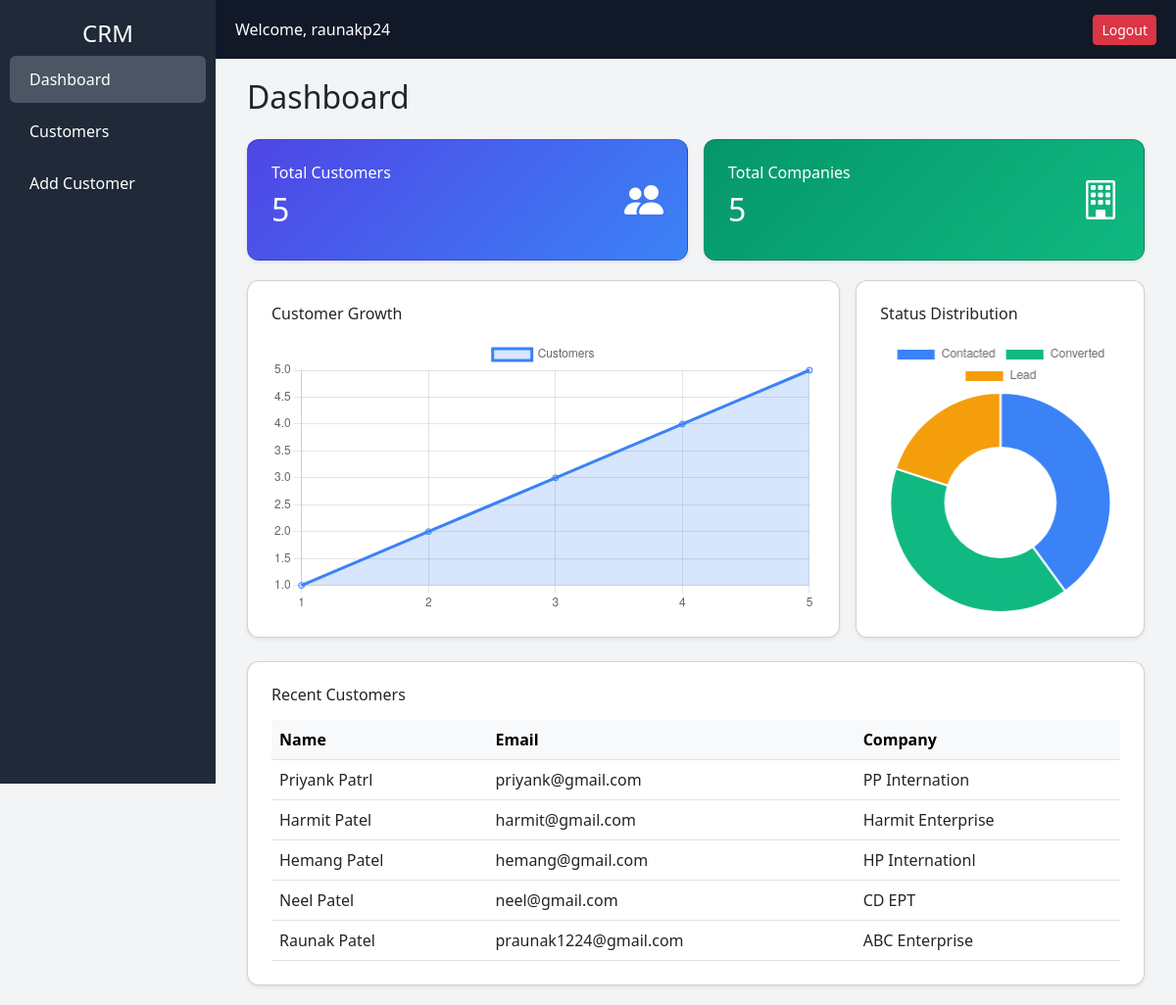
The page /dashboard (signed in) on the database as committed earlier.
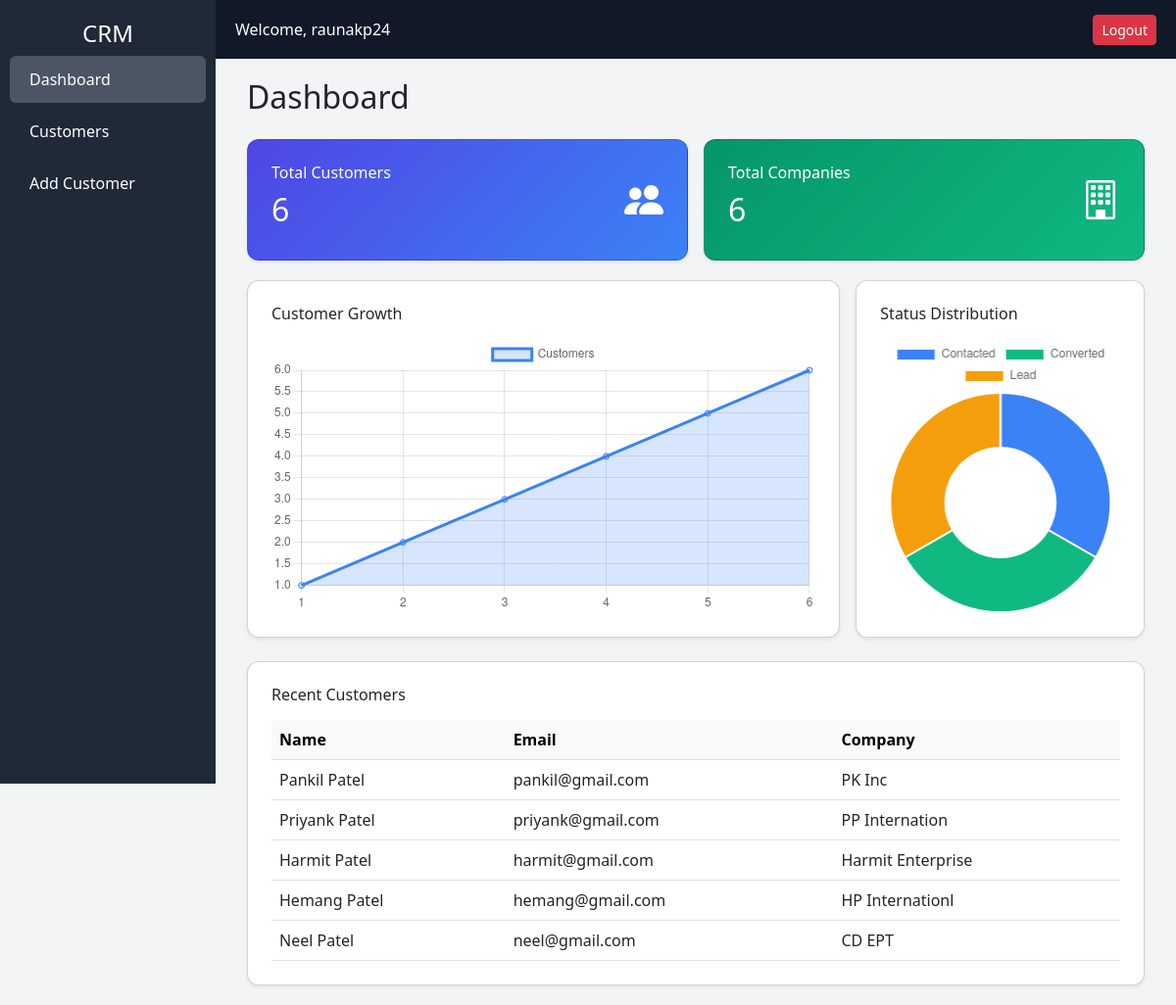
The same page on the database as committed later.
### tables this page shows
CREATE TABLE customers (
            id INTEGER PRIMARY KEY AUTOINCREMENT,
            name TEXT,
            email TEXT,
            phone TEXT,
            company TEXT,
            notes TEXT,
            status TEXT
        );

### app.py (the view)
@app.route('/dashboard')
@login_required
def dashboard():
    conn = get_db_connection()
    total_customers = conn.execute('SELECT COUNT(*) FROM customers').fetchone()[0]
    total_companies = conn.execute(
        'SELECT COUNT(DISTINCT company) FROM customers'
    ).fetchone()[0]
    status_data = conn.execute('''
        SELECT status, COUNT(*) as count
        FROM customers
        GROUP BY status
    ''').fetchall()
    status_labels = [row['status'] for row in status_data]
    status_counts = [row['count'] for row in status_data]
    all_customers = conn.execute(
        'SELECT id FROM customers ORDER BY id ASC'
    ).fetchall()
    growth_labels = list(range(1, len(all_customers) + 1))
    growth_data = growth_labels
    recent_customers = conn.execute(
        'SELECT * FROM customers ORDER BY id DESC LIMIT 5'
    ).fetchall()
    conn.close()
    return render_template(
        'dashboard.html',
        total_customers=total_customers,
        total_companies=total_companies,
        status_labels=status_labels,
        status_counts=status_counts,
        growth_labels=growth_labels,
        growth_data=growth_data,
        recent_customers=recent_customers
    )

### app.py (called while the page is built)
def login_required(f):
    @wraps(f)
    def wrapper(*args, **kwargs):
        if 'user' not in session:
            return redirect('/login')
        return f(*args, **kwargs)
    return wrapper

def get_db_connection():
    conn = sqlite3.connect('database.db')
    conn.row_factory = sqlite3.Row
    return conn

### templates/dashboard.html (shortened to what this page needs)
{% extends 'base.html' %}
{% block content %}
<div class="container-fluid">
    <h2 class="mb-4">Dashboard</h2>
    <div class="row g-3">
        <div class="col-md-6">
            <div class="card text-white p-4 shadow-sm"
                 style="background: linear-gradient(135deg, #4f46e5, #3b82f6); border-radius: 12px;">
                <div class="d-flex justify-content-between align-items-center">
                    <div>
                        <h6>Total Customers</h6>
                        <h2>{{ total_customers }}</h2>
                    </div>
                    <i class="bi bi-people-fill" style="font-size: 40px;"></i>
                </div>
            </div>
        </div>
        <div class="col-md-6">
            <div class="card text-white p-4 shadow-sm"
                 style="background: linear-gradient(135deg, #059669, #10b981); border-radius: 12px;">
                <div class="d-flex justify-content-between align-items-center">
                    <div>
                        <h6>Total Companies</h6>
                        <h2>{{ total_companies }}</h2>
                    </div>
                    <i class="bi bi-building" style="font-size: 40px;"></i>
                </div>
            </div>
        </div>
    </div>
    <div class="row g-3 mt-1">
        <div class="col-md-8">
            <div class="card p-4 shadow-sm" style="border-radius: 12px;">
                <h6 class="mb-3">Customer Growth</h6>
                <div style="height:280px;">
                    <canvas id="growthChart"></canvas>
                </div>
            </div>
        </div>
        <div class="col-md-4">
            <div class="card p-4 shadow-sm" style="border-radius: 12px;">
                <h6 class="mb-3">Status Distribution</h6>
                <div style="height:280px;">
                    <canvas id="statusChart"></canvas>
                </div>
            </div>
        </div>
    </div>
    <div class="mt-4">
        <div class="card p-4 shadow-sm" style="border-radius: 12px;">
            <h6 class="mb-3">Recent Customers</h6>
            <div class="table-responsive">
                <table class="table table-hover mb-0">
                    <thead class="table-light">
                        <tr>
                            <th>Name</th>
                            <th>Email</th>
                            <th>Company</th>
                        </tr>
                    </thead>
                    <tbody>
                        {% for customer in recent_customers %}
                        <tr>
                            <td>{{ customer['name'] }}</td>
                            <td>{{ customer['email'] }}</td>
                            <td>{{ customer['company'] }}</td>
                        </tr>
                        {% endfor %}
                    </tbody>
                </table>
            </div>
        </div>
    </div>
</div>
<script>
const growthLabels = {{ growth_labels | tojson }};
const growthData = {{ growth_data | tojson }};
const statusLabels = {{ status_labels | tojson }};
const statusData = {{ status_counts | tojson }};
// Line Chart
new Chart(document.getElementById('growthChart'), {
    type: 'line',
    data: {
        labels: growthLabels,
        datasets: [{
            label: 'Customers',
            data: growthData,
            borderColor: '#3b82f6',
            backgroundColor: 'rgba(59,130,246,0.2)',
            fill: true,
            tension: 0.4
        }]
    },
    options: {
        responsive: true,
        maintainAspectRatio: false
    }
});
// Pie Chart
new Chart(document.getElementById('statusChart'), {
    type: 'doughnut',
    data: {
        labels: statusLabels,
        datasets: [{
            data: statusData,
            backgroundColor: [
                '#3b82f6',
                '#10b981',
                '#f59e0b'
            ]
        }]
    },
    options: {
        responsive: true,
        maintainAspectRatio: false
    }
});
</script>
{% endblock %}

### templates/base.html (shortened to what this page needs)
<!DOCTYPE html>
<html>
<head>
    <link href="https://cdn.jsdelivr.net/npm/bootstrap@5.3.0/dist/css/bootstrap.min.css" rel="stylesheet">
    <link href="https://cdn.jsdelivr.net/npm/bootstrap-icons/font/bootstrap-icons.css" rel="stylesheet">
</head>
<body>
{% if session.get('user') %}
    <div class="sidebar">
        <h4 class="text-center">CRM</h4>
        <a href="{{ url_for('dashboard') }}"
           class="{% if request.path == '/dashboard' %}active{% endif %}">
            Dashboard
        </a>
        <a href="{{ url_for('customers') }}"
           class="{% if request.path.startswith('/customers') %}active{% endif %}">
            Customers
        </a>
        <a href="{{ url_for('add_customer') }}"
           class="{% if request.path == '/add_customer' %}active{% endif %}">
            Add Customer
        </a>
    </div>
    <div class="topbar">
        <div>Welcome, {{ session.get('user') }}</div>
        <a href="{{ url_for('logout') }}" class="btn btn-danger btn-sm">Logout</a>
    </div>
    <div class="content">
{% else %}
    <div class="public-container">
{% endif %}
        {% block content %}{% endblock %}
    </div>
</body>
</html>

### templates/base.html (style rules this page uses)
body { margin: 0; background: #f3f4f6; }
.sidebar { width: 220px; position: fixed; height: 100vh; left: 0; top: 0; background: #1f2937; padding-top: 20px; }
.sidebar h4 { color: white; }
.sidebar a { display: block; color: white; padding: 12px 20px; text-decoration: none; margin: 5px 10px; border-radius: 6px; }
.sidebar a.active { background: #4b5563; }
.topbar { margin-left: 220px; height: 60px; background: #111827; color: white; display: flex; align-items: center; justify-content: space-between; padding: 0 20px; }
.content { margin-left: 220px; padding: 20px; min-height: 100vh; }
.card { transition: 0.3s; }

Rows that differ between the two databases and show on the page:
no longer on this page (row unchanged): customers: name "Raunak Patel", email "praunak1224@gmail.com", company "ABC Enterprise"
added customers: name "Pankil Patel", email "pankil@gmail.com", company "PK Inc"
changed customers "priyank@gmail.com": name "Priyank Patrl" → "Priyank Patel"
Other text that changed with them:
{{ total_customers }}: "5" → "6"
{{ total_companies }}: "5" → "6"
chart data {{ growth_labels | tojson }}: [1, 2, 3, 4, 5] → [1, 2, 3, 4, 5, 6]
chart data {{ growth_data | tojson }}: [1, 2, 3, 4, 5] → [1, 2, 3, 4, 5, 6]
chart data {{ status_counts | tojson }}: [2, 2, 1] → [2, 2, 2]
